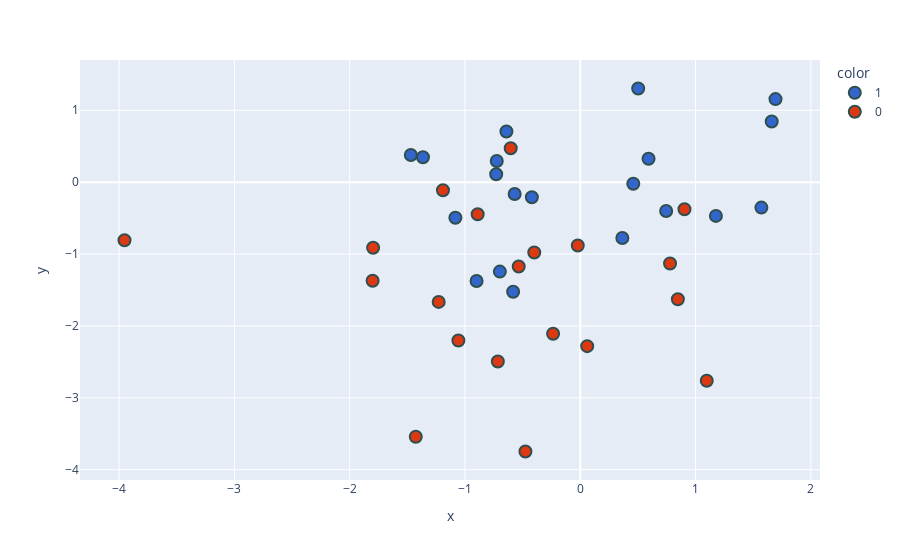

This figure's notebook cell:
### Code cell
new_df['Target'] = new_df['Target'].astype('str')
fig = px.scatter(x=new_df['PC1'],y=new_df['PC2'],color=new_df['Target'],color_discrete_sequence=px.colors.qualitative.G10)

fig.update_traces(marker=dict(size=12,line=dict(width=2,color='DarkSlateGrey')),selector=dict(mode='markers'))
fig.show()

### Figure 1 — Plotly figure (JSON) as saved in the notebook; plotly's stock layout.template omitted (floating-point values rounded to 4 significant figures)
{"data": [{"hovertemplate": "color=1<br>x=%{x}<br>y=%{y}<extra></extra>", "legendgroup": "1", "marker": {"color": "#3366CC", "line": {"color": "DarkSlateGrey", "width": 2}, "size": 12, "symbol": "circle"}, "mode": "markers", "name": "1", "orientation": "v", "showlegend": true, "type": "scatter", "x": [0.5024, -0.5691, -1.083, 1.661, -0.6404, 1.571, -0.7244, 0.7452, 0.4599, -0.7292, 1.177, 0.5923, -1.47, -0.8995, -0.6974, 1.693, -0.4199, 0.3651, -1.365, -0.5823], "xaxis": "x", "y": [1.303, -0.1641, -0.4946, 0.8437, 0.7048, -0.3539, 0.2947, -0.4019, -0.0223, 0.1112, -0.4691, 0.3251, 0.3777, -1.374, -1.244, 1.155, -0.2097, -0.7756, 0.3468, -1.523], "yaxis": "y"}, {"hovertemplate": "color=0<br>x=%{x}<br>y=%{y}<extra></extra>", "legendgroup": "0", "marker": {"color": "#DC3912", "line": {"color": "DarkSlateGrey", "width": 2}, "size": 12, "symbol": "circle"}, "mode": "markers", "name": "0", "orientation": "v", "showlegend": true, "type": "scatter", "x": [0.7787, -1.797, -1.057, -0.6035, -0.4757, 0.9039, -1.191, -3.953, -1.228, -0.399, 0.06013, 0.8467, -0.02163, -1.427, -0.5339, -0.7149, -0.2356, 1.097, -1.801, -0.89], "xaxis": "x", "y": [-1.132, -0.9126, -2.203, 0.4728, -3.747, -0.3758, -0.1114, -0.8073, -1.665, -0.9779, -2.281, -1.628, -0.8798, -3.541, -1.173, -2.494, -2.108, -2.763, -1.371, -0.4455], "yaxis": "y"}], "layout": {"legend": {"title": {"text": "color"}, "tracegroupgap": 0}, "margin": {"t": 60}, "xaxis": {"anchor": "y", "domain": [0, 1], "title": {"text": "x"}}, "yaxis": {"anchor": "x", "domain": [0, 1], "title": {"text": "y"}}}}
